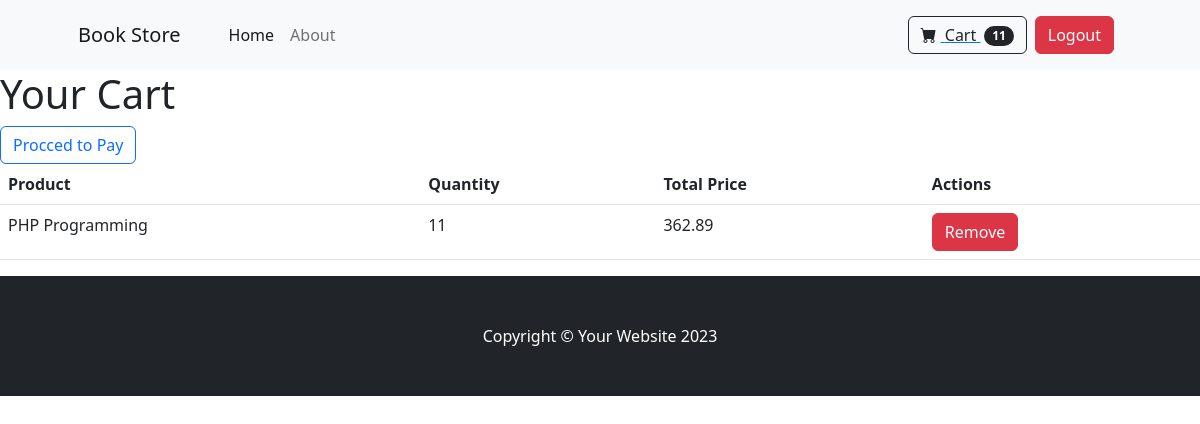
Screenshot of /cart-list/ (signed in) with the database file from the repository.
### ecommerce_app/models.py (models this page shows, shortened)
class CartItem(models.Model):
    product = models.ForeignKey(Product, on_delete=models.CASCADE)
    customer = models.ForeignKey(Customer, on_delete=models.CASCADE)
    quantity = models.IntegerField(default=1)
    date_added = models.DateTimeField(auto_now_add=True)
    objects = CartItemManager()
    def total_price(self):
        return self.quantity * (
            self.product.discounted_price()
            if self.product.discount
            else self.product.price
        )

class Product(models.Model):
    name = models.CharField(max_length=100)
    discount = models.IntegerField(default=0)
    price = models.DecimalField(default=0, decimal_places=2, max_digits=7)
    category = models.ForeignKey(Category, on_delete=models.CASCADE, default=1)
    description = models.TextField(blank=True, null=True)
    image = models.ImageField(upload_to="uploads/product/")
    is_sale = models.BooleanField(default=False)
    sale_price = models.DecimalField(default=0, decimal_places=2, max_digits=7)

### ecommerce_app/views.py (the view)
# urls.py: path("cart-list/", views.cart_list, name="cart_list"),
def cart_list(request):
    carts = []
    data = {}
    print(request.user)
    if hasattr(request.user, "customer"):
        total_cart_items = 0
        carts = CartItem.objects.filter(customer=request.user.customer)
        for cart in carts:
            total_cart_items += cart.quantity
        data.update({"total_cart_items": total_cart_items})
        print(request.user.customer)
    print(data)
    return render(request, "cart.html", {"carts": carts})

### ecommerce_app/ecom_data.py (called while the page is built)
def ecom_data(request):
    data = {}
    print(request.user)
    if hasattr(request.user, "customer"):
        total_cart_items = 0
        carts = CartItem.objects.filter(customer=request.user.customer)
        for cart in carts:
            total_cart_items += cart.quantity
        data.update({"total_cart_items": total_cart_items})
        print(request.user.customer)
    print(data)
    return data

### ecommerce_app/models.py (called while the page is built)
    def __str__(self):
        return f"{self.user.first_name} {self.user.last_name}"

### ecommerce_app/templates/cart.html (shortened to what this page needs)
{% extends 'base.html' %}
{% block content %}
    <h1>Your Cart</h1>
    <a class="btn btn-outline-primary" href="{% url 'payment' %}">
          Procced to Pay
    </a>
    <table class="table">
        <thead>
            <tr>
                <th>Product</th>
                <th>Quantity</th>
                <th>Total Price</th>
                <th>Actions</th>
            </tr>
        </thead>
        <tbody>
            {% for item in carts %}
                <tr>
                    <td>{{ item.product.name }}</td>
                    <td>{{ item.quantity }}</td>
                    <td>{{ item.total_price }}</td>
                    <td>
                        <a href="{% url 'remove_from_cart' item.id %}" class="btn btn-danger">Remove</a>
                    </td>
                </tr>
            {% endfor %}
        </tbody>
    </table>
{% endblock %}

### rows the page displays
CartItem: product.name "PHP Programming", quantity "11", total_price "362.89"

### other values shown
{{ total_cart_items }} "11"
